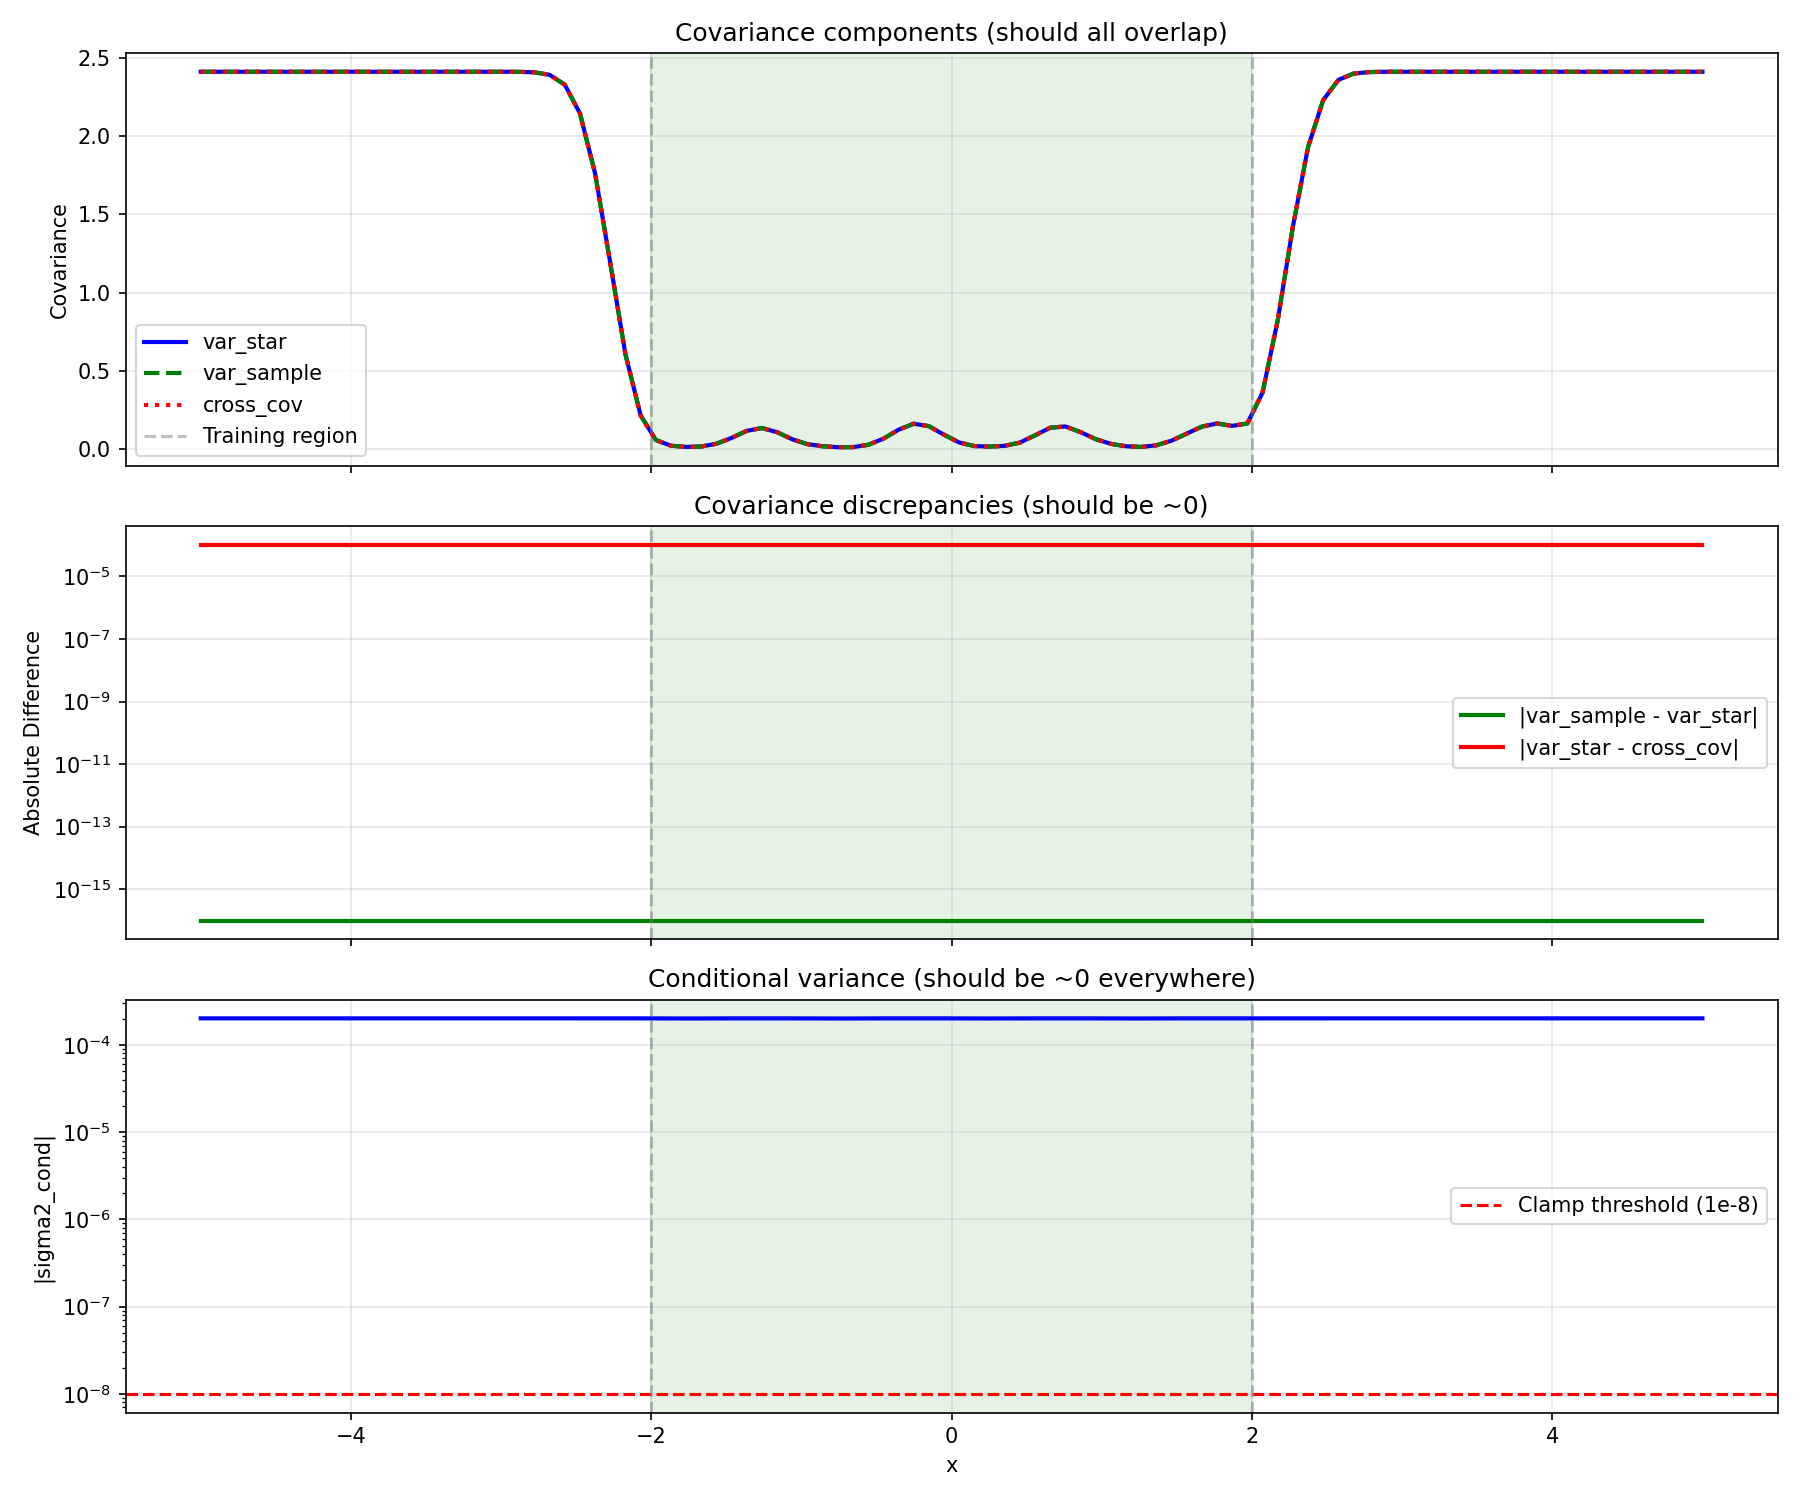

The script that saved this image:
"""
Diagnose covariance structure when querying same point twice.

When x_sample = x_star, we expect:
  var_star = var_sample = cross_cov
  sigma2_cond = var_star - cross_cov^2 / var_sample = 0

Check if this holds outside the training domain.
"""

import torch
import numpy as np
import matplotlib.pyplot as plt
import sys
from pathlib import Path
from tqdm import tqdm

sys.path.insert(0, str(Path(__file__).parent.parent.parent.parent))
sys.path.insert(0, str(Path(__file__).parent.parent))

from gp_utility_playground import (
    VariationalGP, PoissonLikelihood, train_gp,
    generate_poisson_data, lambda_true,
    DEVICE, DTYPE, X_MIN, X_MAX
)


def get_covar_at_same_point(model, x_point):
    """Get covariance components when querying same point as observation and query."""
    model.eval()
    device = x_point.device
    dtype = x_point.dtype

    # Create tensor for the point (query it twice to get joint covariance)
    x_tensor = torch.tensor([x_point.item(), x_point.item()], dtype=dtype, device=device)

    with torch.no_grad():
        posterior = model(x_tensor)
        full_covar = posterior.covariance_matrix

        var_sample = full_covar[0, 0].item()  # Variance at "observation" point
        var_star = full_covar[1, 1].item()    # Variance at "query" point
        cross_cov = full_covar[0, 1].item()   # Cross-covariance

        # Compute sigma2_cond using the formula
        sigma2_cond = var_star - (cross_cov ** 2) / var_sample

    return var_sample, var_star, cross_cov, sigma2_cond


def main():
    torch.manual_seed(42)
    np.random.seed(42)

    print("=" * 60)
    print("Diagnose: Covariance at Same Point")
    print("=" * 60)

    # Train GP
    n_train = 30
    train_x = torch.linspace(X_MIN, X_MAX, n_train, dtype=DTYPE, device=DEVICE)
    train_y = generate_poisson_data(train_x, lambda_true)

    model = VariationalGP(train_x.clone()).to(DEVICE)
    likelihood = PoissonLikelihood().to(DEVICE)

    print("\nTraining GP...")
    model, likelihood = train_gp(model, likelihood, train_x, train_y, n_iterations=300)

    # Evaluate across extended domain
    x_plot_min = X_MIN - 3
    x_plot_max = X_MAX + 3
    n_points = 100
    x_candidates = torch.linspace(x_plot_min, x_plot_max, n_points, dtype=DTYPE, device=DEVICE)

    # Collect covariance data
    var_samples = []
    var_stars = []
    cross_covs = []
    sigma2_conds = []

    print("\nComputing covariance at same points...")
    for i in tqdm(range(n_points)):
        vs, vst, cc, s2c = get_covar_at_same_point(model, x_candidates[i:i+1])
        var_samples.append(vs)
        var_stars.append(vst)
        cross_covs.append(cc)
        sigma2_conds.append(s2c)

    var_samples = np.array(var_samples)
    var_stars = np.array(var_stars)
    cross_covs = np.array(cross_covs)
    sigma2_conds = np.array(sigma2_conds)
    x_np = x_candidates.cpu().numpy()

    # Print summary
    print("\n" + "=" * 60)
    print("RESULTS")
    print("=" * 60)

    # Check equality
    diff_var = np.abs(var_samples - var_stars)
    diff_cov = np.abs(var_stars - cross_covs)

    print(f"\nExpected: var_sample = var_star = cross_cov")
    print(f"  |var_sample - var_star| max: {diff_var.max():.2e}")
    print(f"  |var_star - cross_cov| max: {diff_cov.max():.2e}")
    print(f"\nExpected: sigma2_cond = 0")
    print(f"  sigma2_cond range: [{sigma2_conds.min():.2e}, {sigma2_conds.max():.2e}]")

    # Find where discrepancies are largest
    idx_max_diff = np.argmax(diff_cov)
    print(f"\nMax discrepancy at x = {x_np[idx_max_diff]:.2f}:")
    print(f"  var_star = {var_stars[idx_max_diff]:.6f}")
    print(f"  cross_cov = {cross_covs[idx_max_diff]:.6f}")
    print(f"  sigma2_cond = {sigma2_conds[idx_max_diff]:.2e}")

    # Sample specific points inside and outside
    inside_idx = n_points // 2  # Middle of training domain
    outside_idx_left = 5  # Far left
    outside_idx_right = n_points - 5  # Far right

    print(f"\nInside training domain (x = {x_np[inside_idx]:.2f}):")
    print(f"  var_star = {var_stars[inside_idx]:.6f}, cross_cov = {cross_covs[inside_idx]:.6f}")
    print(f"  sigma2_cond = {sigma2_conds[inside_idx]:.2e}")

    print(f"\nOutside left (x = {x_np[outside_idx_left]:.2f}):")
    print(f"  var_star = {var_stars[outside_idx_left]:.6f}, cross_cov = {cross_covs[outside_idx_left]:.6f}")
    print(f"  sigma2_cond = {sigma2_conds[outside_idx_left]:.2e}")

    print(f"\nOutside right (x = {x_np[outside_idx_right]:.2f}):")
    print(f"  var_star = {var_stars[outside_idx_right]:.6f}, cross_cov = {cross_covs[outside_idx_right]:.6f}")
    print(f"  sigma2_cond = {sigma2_conds[outside_idx_right]:.2e}")

    # Plot
    fig, axes = plt.subplots(3, 1, figsize=(12, 10), sharex=True)

    # Plot 1: Variances and cross-covariance
    ax1 = axes[0]
    ax1.plot(x_np, var_stars, 'b-', linewidth=2, label='var_star')
    ax1.plot(x_np, var_samples, 'g--', linewidth=2, label='var_sample')
    ax1.plot(x_np, cross_covs, 'r:', linewidth=2, label='cross_cov')
    ax1.axvline(x=X_MIN, color='gray', linestyle='--', alpha=0.5, label='Training region')
    ax1.axvline(x=X_MAX, color='gray', linestyle='--', alpha=0.5)
    ax1.axvspan(X_MIN, X_MAX, alpha=0.1, color='green')
    ax1.set_ylabel('Covariance')
    ax1.set_title('Covariance components (should all overlap)')
    ax1.legend()
    ax1.grid(True, alpha=0.3)

    # Plot 2: Differences
    ax2 = axes[1]
    ax2.semilogy(x_np, diff_var + 1e-16, 'g-', linewidth=2, label='|var_sample - var_star|')
    ax2.semilogy(x_np, diff_cov + 1e-16, 'r-', linewidth=2, label='|var_star - cross_cov|')
    ax2.axvline(x=X_MIN, color='gray', linestyle='--', alpha=0.5)
    ax2.axvline(x=X_MAX, color='gray', linestyle='--', alpha=0.5)
    ax2.axvspan(X_MIN, X_MAX, alpha=0.1, color='green')
    ax2.set_ylabel('Absolute Difference')
    ax2.set_title('Covariance discrepancies (should be ~0)')
    ax2.legend()
    ax2.grid(True, alpha=0.3)

    # Plot 3: sigma2_cond
    ax3 = axes[2]
    ax3.semilogy(x_np, np.abs(sigma2_conds) + 1e-16, 'b-', linewidth=2)
    ax3.axhline(y=1e-8, color='red', linestyle='--', label='Clamp threshold (1e-8)')
    ax3.axvline(x=X_MIN, color='gray', linestyle='--', alpha=0.5)
    ax3.axvline(x=X_MAX, color='gray', linestyle='--', alpha=0.5)
    ax3.axvspan(X_MIN, X_MAX, alpha=0.1, color='green')
    ax3.set_xlabel('x')
    ax3.set_ylabel('|sigma2_cond|')
    ax3.set_title('Conditional variance (should be ~0 everywhere)')
    ax3.legend()
    ax3.grid(True, alpha=0.3)

    plt.tight_layout()
    save_path = Path(__file__).parent / 'diagnose_covar_at_same_point.png'
    plt.savefig(save_path, dpi=150)
    print(f"\nSaved: {save_path}")
    plt.close()


if __name__ == "__main__":
    main()
